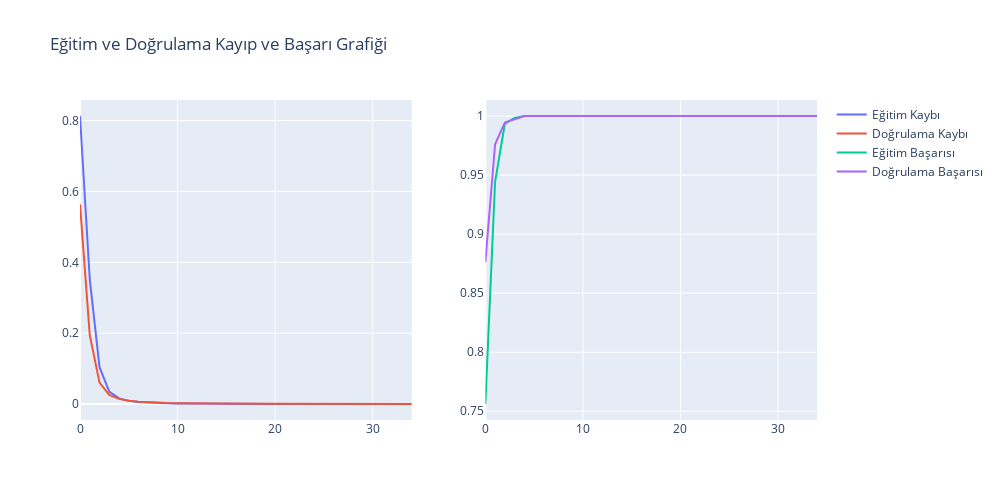

This figure's notebook cell:
### Code cell
# Eğitim ve doğrulama kayıp grafiği ve Eğitim ve doğrulama başarı grafiği

import plotly.graph_objects as go
from plotly.subplots import make_subplots

fig = make_subplots(rows=1, cols=2)

fig.add_trace(
    go.Scatter(y=history.history['loss'], name="Eğitim Kaybı"),
    row=1, col=1
)

fig.add_trace(
    go.Scatter(y=history.history['val_loss'], name="Doğrulama Kaybı"),
    row=1, col=1
)

fig.add_trace(
    go.Scatter(y=history.history['accuracy'], name="Eğitim Başarısı"),
    row=1, col=2
)

fig.add_trace(
    go.Scatter(y=history.history['val_accuracy'], name="Doğrulama Başarısı"),
    row=1, col=2
)

fig.update_layout(height=500, width=1000, title_text="Eğitim ve Doğrulama Kayıp ve Başarı Grafiği")
fig.show()

### Figure 1 — Plotly figure (JSON) as saved in the notebook; plotly's stock layout.template omitted (floating-point values rounded to 4 significant figures)
{"data": [{"name": "Eğitim Kaybı", "type": "scatter", "xaxis": "x", "y": [0.8129, 0.3529, 0.1039, 0.03495, 0.01584, 0.008976, 0.00568, 0.003953, 0.002906, 0.002226, 0.001755, 0.00142, 0.001173, 0.0009893, 0.0008415, 0.0007229, 0.0006285, 0.0005511, 0.0004845, 0.0004322, 0.0003867, 0.0003485, 0.000315, 0.000286, 0.0002615, 0.0002392, 0.0002195, 0.0002023, 0.0001862, 0.0001725, 0.00016, 0.0001491, 0.0001387, 0.0001292, 0.0001209], "yaxis": "y"}, {"name": "Doğrulama Kaybı", "type": "scatter", "xaxis": "x", "y": [0.5636, 0.1949, 0.06049, 0.02602, 0.01454, 0.009024, 0.006231, 0.004555, 0.003514, 0.002762, 0.002271, 0.001864, 0.001557, 0.001333, 0.001142, 0.0009987, 0.0008756, 0.0007771, 0.0006806, 0.0006106, 0.0005533, 0.0005052, 0.0004563, 0.000417, 0.0003826, 0.0003509, 0.0003251, 0.0003013, 0.0002763, 0.000257, 0.000239, 0.0002256, 0.0002063, 0.0001945, 0.000184], "yaxis": "y"}, {"name": "Eğitim Başarısı", "type": "scatter", "xaxis": "x2", "y": [0.7561, 0.9444, 0.9935, 0.9984, 1, 1, 1, 1, 1, 1, 1, 1, 1, 1, 1, 1, 1, 1, 1, 1, 1, 1, 1, 1, 1, 1, 1, 1, 1, 1, 1, 1, 1, 1, 1], "yaxis": "y2"}, {"name": "Doğrulama Başarısı", "type": "scatter", "xaxis": "x2", "y": [0.8762, 0.976, 0.9945, 0.9973, 1, 1, 1, 1, 1, 1, 1, 1, 1, 1, 1, 1, 1, 1, 1, 1, 1, 1, 1, 1, 1, 1, 1, 1, 1, 1, 1, 1, 1, 1, 1], "yaxis": "y2"}], "layout": {"height": 500, "title": {"text": "Eğitim ve Doğrulama Kayıp ve Başarı Grafiği"}, "width": 1000, "xaxis": {"anchor": "y", "domain": [0, 0.45]}, "xaxis2": {"anchor": "y2", "domain": [0.55, 1]}, "yaxis": {"anchor": "x", "domain": [0, 1]}, "yaxis2": {"anchor": "x2", "domain": [0, 1]}}}
